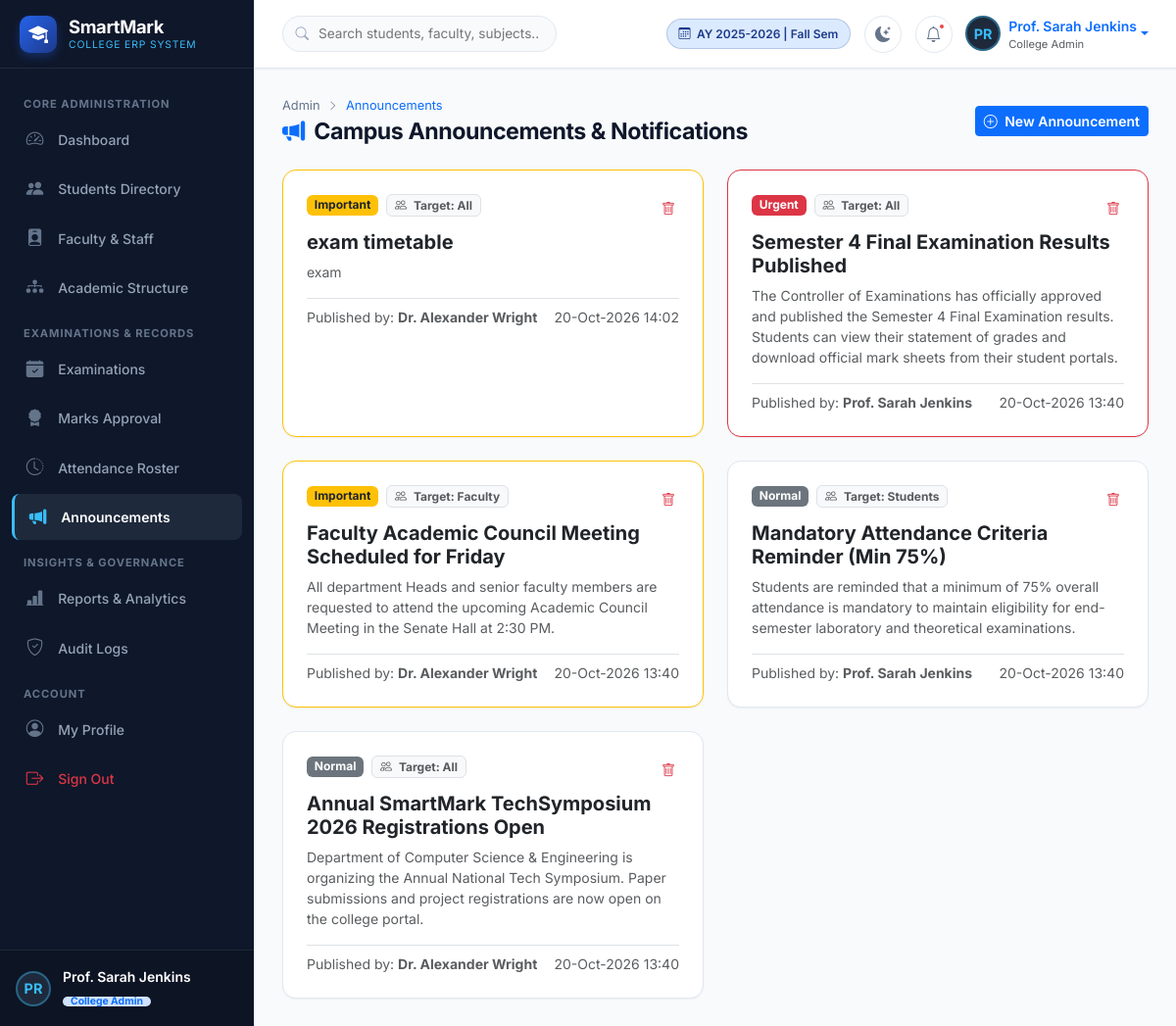
/admin/announcements (signed in), run on the app's committed database.
### models/user.py (models this page shows, shortened)
class User(UserMixin, db.Model):
    __tablename__ = 'users'
    id = db.Column(db.Integer, primary_key=True)
    username = db.Column(db.String(64), unique=True, index=True, nullable=False)
    email = db.Column(db.String(120), unique=True, index=True, nullable=True)
    password_hash = db.Column(db.String(256), nullable=False)
    role = db.Column(db.String(20), nullable=False, default='student') # 'super_admin', 'admin', 'faculty', 'student', 'parent'
    full_name = db.Column(db.String(100), nullable=True)
    avatar_url = db.Column(db.String(255), nullable=True)
    is_active_account = db.Column(db.Boolean, default=True)
    created_at = db.Column(db.DateTime, default=datetime.utcnow)
    last_login = db.Column(db.DateTime)
    student = db.relationship('Student', backref='user', uselist=False, cascade='all, delete-orphan')
    faculty = db.relationship('Faculty', backref='user', uselist=False, cascade='all, delete-orphan')
    parent_links = db.relationship('ParentStudent', backref='parent_user', foreign_keys='ParentStudent.parent_user_id', lazy='dynamic')
    audit_logs = db.relationship('AuditLog', backref='user', lazy='dynamic')
    @property
    def is_active(self):
        return self.is_active_account
    def has_role(self, *roles):
        if self.role == 'super_admin' and 'admin' in roles:
            return True
        return self.role in roles
    @property
    def display_role(self):
        role_map = {
            'super_admin': 'Super Admin',
            'admin': 'College Admin',
            'faculty': 'Faculty Member',
            'student': 'Student',
            'parent': 'Parent / Guardian'
        }
        return role_map.get(self.role, self.role.capitalize())

### models/core.py (models this page shows, shortened)
class Announcement(db.Model):
    __tablename__ = 'announcements'
    id = db.Column(db.Integer, primary_key=True)
    title = db.Column(db.String(200), nullable=False)
    content = db.Column(db.Text, nullable=False)
    target_audience = db.Column(db.String(50), default='All') # All, Students, Faculty, Department
    department_id = db.Column(db.Integer, db.ForeignKey('departments.id'), nullable=True)
    priority = db.Column(db.String(20), default='Normal') # Normal, Important, Urgent
    published_by_id = db.Column(db.Integer, db.ForeignKey('users.id'), nullable=True)
    created_at = db.Column(db.DateTime, default=datetime.utcnow)
    is_active = db.Column(db.Boolean, default=True)
    department_rel = db.relationship('Department', foreign_keys=[department_id])
    published_by = db.relationship('User', foreign_keys=[published_by_id])

### app.py (the view)
@app.route('/admin/announcements')
@login_required
@admin_required
def admin_announcements():
    announcements = Announcement.query.order_by(Announcement.created_at.desc()).all()
    return render_template('admin/announcements.html', announcements=announcements)

### app.py (called while the page is built)
@login_manager.user_loader
def load_user(user_id):
    return User.query.get(int(user_id))

@app.context_processor
def inject_global_settings():
    college_name = SystemSetting.get('college_name', 'SmartMark College of Technology')
    active_ay = SystemSetting.get('active_academic_year', '2025-2026')
    return dict(app_college_name=college_name, app_active_academic_year=active_ay)

### models/core.py (called while the page is built)
    @classmethod
    def get(cls, key, default=None):
        setting = cls.query.filter_by(key=key).first()
        return setting.value if setting and setting.value is not None else default

### templates/admin/announcements.html (shortened to what this page needs)
{% extends "base.html" %}
{% block content %}
<div class="page-header">
    <div>
        <ul class="breadcrumb-custom">
            <li><a href="{{ url_for('admin_dashboard') }}">Admin</a></li>
            <li><i class="bi bi-chevron-right" style="font-size: 0.65rem;"></i></li>
            <li class="text-primary">Announcements</li>
        </ul>
        <h1 class="page-title">
            <i class="bi bi-megaphone-fill text-primary"></i>
            Campus Announcements & Notifications
        </h1>
    </div>
    <div class="d-flex gap-2">
        <button class="btn btn-primary btn-sm fw-semibold" data-bs-toggle="modal" data-bs-target="#createAnnouncementModal">
            <i class="bi bi-plus-circle me-1"></i> New Announcement
        </button>
    </div>
</div>
<div class="row g-4">
    {% for a in announcements %}
    <div class="col-lg-6">
        <div class="card card-custom h-100 {% if a.priority == 'Urgent' %}border-danger{% elif a.priority == 'Important' %}border-warning{% endif %}">
            <div class="card-body p-4">
                <div class="d-flex justify-content-between align-items-start mb-2">
                    <div class="d-flex gap-2 align-items-center">
                        <span class="badge {% if a.priority == 'Urgent' %}bg-danger{% elif a.priority == 'Important' %}bg-warning text-dark{% else %}bg-secondary{% endif %}">
                            {{ a.priority }}
                        </span>
                        <span class="badge bg-light text-muted border">
                            <i class="bi bi-people me-1"></i> Target: {{ a.target_audience }}
                        </span>
                    </div>
                    <form method="POST" action="{{ url_for('admin_delete_announcement', announcement_id=a.id) }}" class="d-inline" onsubmit="return confirm('Delete this announcement?');">
                        <button type="submit" class="btn btn-outline-danger btn-sm border-0 p-1" title="Delete">
                            <i class="bi bi-trash"></i>
                        </button>
                    </form>
                </div>
                <h5 class="fw-bold mb-2">{{ a.title }}</h5>
                <p class="text-muted small mb-3">{{ a.content }}</p>
                <div class="d-flex justify-content-between align-items-center pt-2 border-top text-muted small">
                    <span>Published by: <strong>{{ a.published_by.full_name or 'Admin' if a.published_by else 'Admin' }}</strong></span>
                    <span>{{ a.created_at.strftime('%d-%b-%Y %H:%M') if a.created_at else '' }}</span>
                </div>
            </div>
        </div>
    </div>
    {% endfor %}
</div>
{% endblock %}

### templates/base.html (shortened to what this page needs)
<!DOCTYPE html>
<html lang="en" data-bs-theme="light">
<head>
    <link href="https://cdn.jsdelivr.net/npm/bootstrap@5.3.2/dist/css/bootstrap.min.css" rel="stylesheet">
    <link rel="stylesheet" href="https://cdn.jsdelivr.net/npm/bootstrap-icons@1.11.3/font/bootstrap-icons.min.css">
    <link rel="stylesheet" href="{{ url_for('static', filename='css/style.css') }}">
</head>
<body>
    <div class="app-wrapper">
        {% if current_user.is_authenticated %}
        <aside class="app-sidebar">
            <div class="sidebar-header">
                <a href="{{ url_for('index') }}" class="sidebar-brand">
                    <div class="sidebar-brand-icon">
                        <i class="bi bi-mortarboard-fill"></i>
                    </div>
                    <div>
                        <div class="sidebar-brand-text">SmartMark</div>
                        <span class="sidebar-brand-tag">College ERP System</span>
                    </div>
                </a>
            </div>
            <div class="sidebar-content">
                {% if current_user.role in ['super_admin', 'admin'] %}
                <div class="sidebar-section-title">Core Administration</div>
                <a href="{{ url_for('admin_dashboard') }}" class="nav-link-custom {% if request.endpoint == 'admin_dashboard' %}active{% endif %}">
                    <i class="bi bi-speedometer2"></i> <span>Dashboard</span>
                </a>
                <a href="{{ url_for('admin_students') }}" class="nav-link-custom {% if 'student' in request.endpoint and request.endpoint != 'student_dashboard' %}active{% endif %}">
                    <i class="bi bi-people-fill"></i> <span>Students Directory</span>
                </a>
                <a href="{{ url_for('admin_faculty') }}" class="nav-link-custom {% if 'faculty' in request.endpoint and request.endpoint != 'faculty_dashboard' %}active{% endif %}">
                    <i class="bi bi-person-badge-fill"></i> <span>Faculty & Staff</span>
                </a>
                <a href="{{ url_for('admin_departments_courses') }}" class="nav-link-custom {% if request.endpoint == 'admin_departments_courses' %}active{% endif %}">
                    <i class="bi bi-diagram-3-fill"></i> <span>Academic Structure</span>
                </a>
                <div class="sidebar-section-title">Examinations & Records</div>
                <a href="{{ url_for('admin_examinations') }}" class="nav-link-custom {% if request.endpoint == 'admin_examinations' %}active{% endif %}">
                    <i class="bi bi-calendar-check-fill"></i> <span>Examinations</span>
                </a>
                <a href="{{ url_for('admin_marks_approval') }}" class="nav-link-custom {% if request.endpoint == 'admin_marks_approval' %}active{% endif %}">
                    <i class="bi bi-award-fill"></i> <span>Marks Approval</span>
                </a>
                <a href="{{ url_for('admin_attendance') }}" class="nav-link-custom {% if request.endpoint == 'admin_attendance' %}active{% endif %}">
                    <i class="bi bi-clock-history"></i> <span>Attendance Roster</span>
                </a>
                <a href="{{ url_for('admin_announcements') }}" class="nav-link-custom {% if request.endpoint == 'admin_announcements' %}active{% endif %}">
                    <i class="bi bi-megaphone-fill"></i> <span>Announcements</span>
                </a>
                <div class="sidebar-section-title">Insights & Governance</div>
                <a href="{{ url_for('admin_reports') }}" class="nav-link-custom {% if request.endpoint == 'admin_reports' %}active{% endif %}">
                    <i class="bi bi-bar-chart-line-fill"></i> <span>Reports & Analytics</span>
                </a>
                <a href="{{ url_for('admin_audit_logs') }}" class="nav-link-custom {% if request.endpoint == 'admin_audit_logs' %}active{% endif %}">
                    <i class="bi bi-shield-check"></i> <span>Audit Logs</span>
                </a>
                {% elif current_user.role == 'parent' %}
                <div class="sidebar-section-title">Parent Portal</div>
                <a href="{{ url_for('parent_dashboard') }}" class="nav-link-custom {% if request.endpoint == 'parent_dashboard' %}active{% endif %}">
                    <i class="bi bi-speedometer2"></i> <span>Ward Overview</span>
                </a>
                {% endif %}
                <div class="sidebar-section-title">Account</div>
                <a href="{{ url_for('user_profile') }}" class="nav-link-custom {% if request.endpoint == 'user_profile' %}active{% endif %}">
                    <i class="bi bi-person-circle"></i> <span>My Profile</span>
                </a>
                <a href="{{ url_for('logout') }}" class="nav-link-custom text-danger">
                    <i class="bi bi-box-arrow-right text-danger"></i> <span>Sign Out</span>
                </a>
            </div>
            <div class="sidebar-footer">
                <div class="user-snippet">
                    <div class="user-avatar-sm">
                        {{ (current_user.full_name or current_user.username)[:2].upper() }}
                    </div>
                    <div class="overflow-hidden">
                        <div class="text-white text-truncate fw-semibold small">{{ current_user.full_name or current_user.username }}</div>
                        <span class="badge bg-primary-subtle text-primary py-0 px-2" style="font-size: 0.65rem;">
                            {{ current_user.display_role }}
                        </span>
                    </div>
                </div>
            </div>
        </aside>
        {% endif %}
        <div class="app-main {% if not current_user.is_authenticated %}m-0{% endif %}">
            {% if current_user.is_authenticated %}
            <header class="app-topbar">
                <div class="topbar-left">
                    <form class="topbar-search-form d-none d-md-block" action="{{ url_for('admin_students') if current_user.role in ['admin', 'super_admin'] else '#' }}" method="GET">
                        <input type="text" name="q" class="topbar-search-input" placeholder="Search students, faculty, subjects..." value="{{ request.args.get('q', '') }}">
                    </form>
                </div>
                <div class="topbar-right">
                    <div class="academic-year-badge d-none d-sm-flex">
                        <i class="bi bi-calendar3"></i>
                        <span>AY 2025-2026 | Fall Sem</span>
                    </div>
                    <button class="topbar-btn" id="themeToggleBtn" title="Toggle Light/Dark Theme">
                    </button>
                    <div class="dropdown">
                        <button class="topbar-btn" data-bs-toggle="dropdown" aria-expanded="false" title="Notifications">
                            <i class="bi bi-bell"></i>
                            <span class="notification-pulse"></span>
                        </button>
                    </div>
                    <div class="dropdown">
                        <a href="#" class="d-flex align-items-center text-decoration-none dropdown-toggle" data-bs-toggle="dropdown">
                            <div class="user-avatar-sm me-2">
                                {{ (current_user.full_name or current_user.username)[:2].upper() }}
                            </div>
                            <div class="d-none d-lg-block text-start">
                                <div class="fw-semibold text-truncate small" style="max-width: 140px;">
                                    {{ current_user.full_name or current_user.username }}
                                </div>
                                <div class="text-muted" style="font-size: 0.7rem;">
                                    {{ current_user.display_role }}
                                </div>
                            </div>
                        </a>
                    </div>
                </div>
            </header>
            {% endif %}
            <main class="app-content">
                {% block content %}{% endblock %}
            </main>
        </div>
    </div>
</body>
</html>

### data on the page
User: full_name "PR", full_name "Prof. Sarah Jenkins", display_role "College Admin"
Announcement: priority "Important", target_audience "All", title "exam timetable", content "exam", published_by "Dr. Alexander Wright", created_at "20-Oct-2026 14:02"
Announcement: priority "Urgent", target_audience "All", title "Semester 4 Final Examination Results Published", content "The Controller of Examinations has officially approved and published the Semester 4 Final Examination results. Students can view their statement of grades and download official mark sheets from their student portals.", published_by "Prof. Sarah Jenkins", created_at "20-Oct-2026 13:40"
Announcement: priority "Important", target_audience "Faculty", title "Faculty Academic Council Meeting Scheduled for Friday", content "All department Heads and senior faculty members are requested to attend the upcoming Academic Council Meeting in the Senate Hall at 2:30 PM.", published_by "Dr. Alexander Wright", created_at "20-Oct-2026 13:40"
Announcement: priority "Normal", target_audience "Students", title "Mandatory Attendance Criteria Reminder (Min 75%)", content "Students are reminded that a minimum of 75% overall attendance is mandatory to maintain eligibility for end-semester laboratory and theoretical examinations.", published_by "Prof. Sarah Jenkins", created_at "20-Oct-2026 13:40"
Announcement: priority "Normal", target_audience "All", title "Annual SmartMark TechSymposium 2026 Registrations Open", content "Department of Computer Science & Engineering is organizing the Annual National Tech Symposium. Paper submissions and project registrations are now open on the college portal.", published_by "Dr. Alexander Wright", created_at "20-Oct-2026 13:40"
